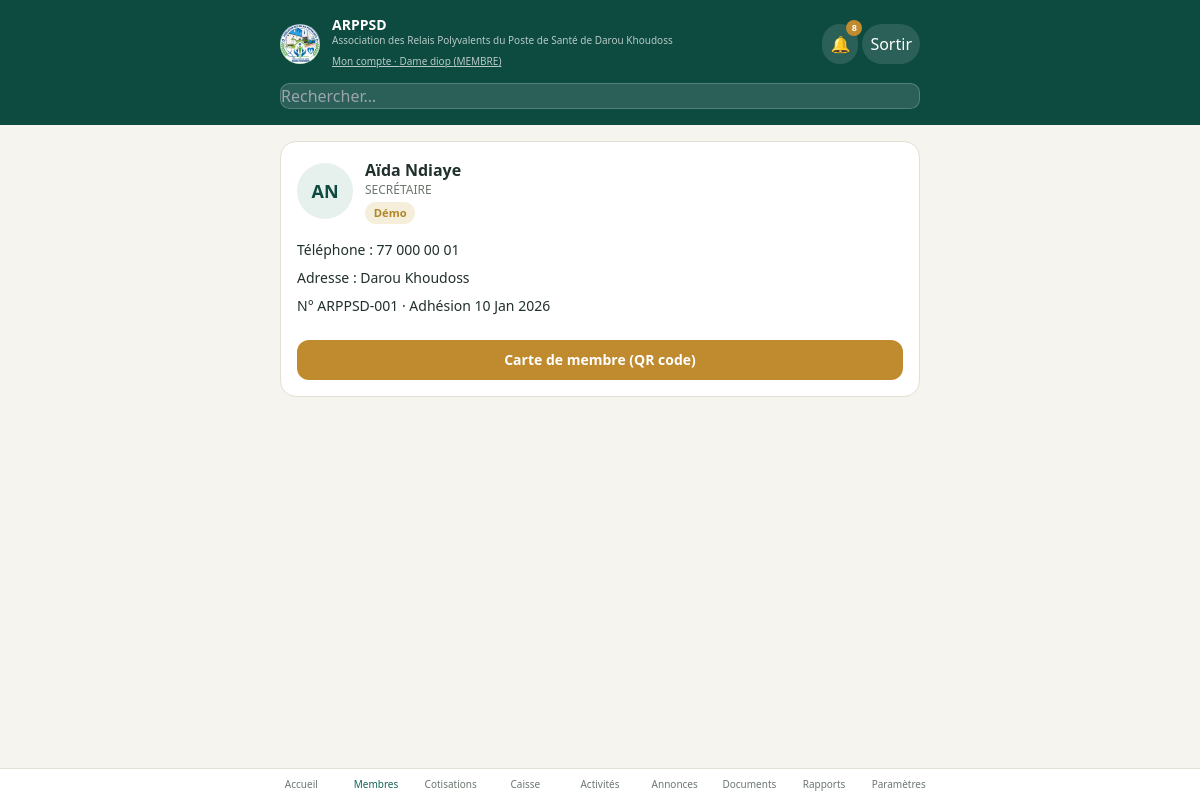
/membres/0fe36c79b660 (signed in), run on the app's committed database.
### tables this page shows
CREATE TABLE setting (
    key TEXT PRIMARY KEY,
    value TEXT
);

CREATE TABLE member (
    id TEXT PRIMARY KEY,
    first_name TEXT NOT NULL,
    last_name TEXT NOT NULL,
    phone TEXT, address TEXT, fonction TEXT DEFAULT 'MEMBRE',
    member_code TEXT, join_date TEXT, status TEXT DEFAULT 'actif',
    notes TEXT, is_demo INTEGER DEFAULT 0, password_hash TEXT
);

### app.py (the view)
@app.route("/membres/<mid>")
@login_required
def member_detail(mid):
    member = db.get_member(mid)
    contribs = db.get_contributions_for_member(mid)[:8]
    return render_template("member_detail.html", member=member, contribs=contribs,
                            status=compute_member_status(member))

### app.py (called while the page is built)
@app.after_request
def backup_db_after_write(response):
    if request.method == "POST" and response.status_code < 400 and gdrive.is_configured():
        try:
            gdrive.backup_db_file(db.DB_PATH)
        except Exception:
            pass
    return response

def get_permissions():
    return db.get_setting("permissions", DEFAULT_PERMISSIONS)

def current_user():
    uid = session.get("user_id")
    if not uid:
        return None
    m = db.get_member(uid)
    if not m or m.status != "actif":
        session.clear()
        return None
    return {"id": m.id, "name": m.full_name, "role": m.fonction}

def current_perms():
    user = current_user()
    if not user:
        return {}
    return get_permissions().get(user["role"], {})

def login_required(fn):
    @wraps(fn)
    def wrapper(*args, **kwargs):
        if not current_user():
            return redirect(url_for("login"))
        return fn(*args, **kwargs)
    return wrapper

def compute_member_status(member, year=None):
    year = year or date.today().year
    current_month = date.today().month
    join_year = member.join_date.year if member.join_date else year
    start_month = member.join_date.month if (member.join_date and join_year == year) else 1
    expected = max(current_month - start_month + 1, 0) if join_year <= year else 0
    paid = db.count_contributions_for_member(member.id, year)
    if expected == 0:
        return "à jour"
    if paid >= expected:
        return "à jour"
    if paid > 0:
        return "partiel"
    return "retard"

@app.context_processor
def inject_globals():
    user = current_user()
    unread = db.count_unread_notifications(user["id"], user["role"]) if user else 0
    return dict(
        current_user=user,
        perms=current_perms(),
        org_name=db.get_setting("org_name", "Association des Relais Polyvalents du Poste de Santé de Darou Khoudoss"),
        org_acronym=db.get_setting("org_acronym", "ARPPSD"),
        MONTHS_FR=MONTHS_FR,
        unread_notifications=unread,
    )

### db.py (called while the page is built)
def get_db():
    if "db" not in g:
        g.db = sqlite3.connect(DB_PATH)
        g.db.row_factory = sqlite3.Row
        g.db.execute("PRAGMA foreign_keys = ON")
    return g.db

def _parse_date(value):
    if not value:
        return None
    return datetime.strptime(value, "%Y-%m-%d").date()

def row_to_contribution(r):
    if r is None:
        return None
    d = Row(dict(r))
    d.date_paid = _parse_date(d.get("date_paid"))
    return d

### templates/member_detail.html (shortened to what this page needs)
{% extends "base.html" %}
{% set active_nav = "members" %}
{% block content %}
<div class="card">
  <div class="flex items-center gap-3 mb-4">
    <div class="w-14 h-14 rounded-full flex items-center justify-center text-lg font-bold" style="background:var(--primary-light); color:var(--primary-dark);">
      {{ member.first_name[0] }}{{ member.last_name[0] }}
    </div>
    <div>
      <div class="font-bold">{{ member.first_name }} {{ member.last_name }}</div>
      <div class="text-xs" style="color:var(--muted)">{{ member.fonction }}</div>
      {% if member.is_demo %}<span class="badge badge-warning mt-1">Démo</span>{% endif %}
    </div>
  </div>
  <div class="space-y-2 text-sm mb-4">
    <div>Téléphone : {{ member.phone or '—' }}</div>
    <div>Adresse : {{ member.address or '—' }}</div>
    <div>N° {{ member.member_code }} · Adhésion {{ member.join_date.strftime('%d %b %Y') if member.join_date else '—' }}</div>
  </div>
  <a href="{{ url_for('member_card', mid=member.id) }}" class="btn btn-accent w-full mt-2">Carte de membre (QR code)</a>
</div>
{% endblock %}

### templates/base.html (shortened to what this page needs)
<!DOCTYPE html>
<html lang="fr">
<head>
  <script src="https://cdn.tailwindcss.com"></script>
</head>
<body class="min-h-screen flex flex-col">
  {% if current_user %}
  <div style="background: var(--primary-dark);" class="text-white">
    <div class="max-w-2xl mx-auto px-4 pt-4 pb-3 flex items-center justify-between">
      <div class="flex items-center gap-3">
        <img src="{{ url_for('static', filename='logo.jpg') }}" alt="Logo {{ org_acronym }}"
             class="w-10 h-10 rounded-full object-cover flex-shrink-0">
        <div>
          <div class="font-bold text-sm leading-tight">{{ org_acronym }}</div>
          <div class="text-[10px] opacity-70 leading-snug">{{ org_name }}</div>
          <a href="{{ url_for('my_account') }}" class="text-[10px] underline opacity-70">Mon compte · {{ current_user.name }} ({{ current_user.role }})</a>
        </div>
      </div>
      <div class="flex items-center gap-1 flex-shrink-0">
        <a href="{{ url_for('notifications') }}" class="p-2 rounded-full relative" style="background: rgba(255,255,255,.12);" aria-label="Notifications">
          🔔
          {% if unread_notifications %}
          <span class="absolute -top-1 -right-1 text-[9px] font-bold rounded-full w-4 h-4 flex items-center justify-center"
                style="background: var(--accent); color:#fff;">{{ unread_notifications if unread_notifications < 10 else '9+' }}</span>
          {% endif %}
        </a>
        <a href="{{ url_for('logout') }}" class="p-2 rounded-full" style="background: rgba(255,255,255,.12);">Sortir</a>
      </div>
    </div>
    <div class="max-w-2xl mx-auto px-4 pb-4">
      <form method="GET" action="{{ url_for('search') }}">
        <input name="q" placeholder="Rechercher…" value="{{ request.args.get('q', '') }}"
               style="background: rgba(255,255,255,.12); border:1px solid rgba(255,255,255,.2); color:#fff;">
      </form>
    </div>
  </div>
  {% endif %}
  <div class="flex-1 w-full max-w-2xl mx-auto px-4 pt-4 {% if current_user %}pb-28{% endif %}">
    {% block content %}{% endblock %}
  </div>
  {% if current_user %}
  <nav class="fixed bottom-0 left-0 right-0 flex" style="background: var(--surface); border-top:1px solid var(--border);">
    <div class="flex mx-auto max-w-2xl w-full overflow-x-auto">
      {% set nav_items = [
        ('dashboard', 'Accueil', url_for('dashboard')),
        ('members', 'Membres', url_for('members')),
        ('contributions', 'Cotisations', url_for('contributions')),
        ('caisse', 'Caisse', url_for('caisse')),
        ('activities', 'Activités', url_for('activities')),
        ('announcements', 'Annonces', url_for('announcements')),
        ('documents', 'Documents', url_for('documents')),
        ('reports', 'Rapports', url_for('reports')),
        ('settings', 'Paramètres', url_for('settings_view')),
      ] %}
      {% for key, label, href in nav_items %}
        <a href="{{ href }}" class="navlink flex flex-col items-center justify-center gap-0.5 py-2 flex-1 min-w-[64px] text-[10px] font-medium {% if active_nav == key %}active{% endif %}">
          {{ label }}
        </a>
      {% endfor %}
    </div>
  </nav>
  {% endif %}
</body>
</html>

### templates/base.html (style rules this page uses)
:root { --bg:#F6F4EE; --surface:#FFFFFF; --primary:#146356; --primary-dark:#0D4A40; --primary-light:#E6F0ED; --accent:#C08A2E; --accent-light:#F5EBD8; --ink:#20302C; --muted:#6C776F; --border:#E2DFD3; --danger:#B14A3D; --danger-light:#F7E9E6; --success:#2E7D53; --success-light:#E5F2EA; --warning:#B08628; --warning-light:#F5EEDA; }
body { background: var(--bg); color: var(--ink); font-family: ui-sans-serif, system-ui, sans-serif; }
.card { background: var(--surface); border: 1px solid var(--border); border-radius: 1rem; padding: 1rem; }
.btn { display:inline-flex; align-items:center; justify-content:center; gap:.4rem; border-radius:.75rem; padding:.6rem 1rem; font-weight:600; font-size:.875rem; }
.btn-accent { background: var(--accent); color:#fff; }
.badge { display:inline-flex; align-items:center; padding:.15rem .55rem; border-radius:9999px; font-size:.7rem; font-weight:600; }
.badge-warning { background: var(--warning-light); color: var(--warning); }
input, select, textarea { width:100%; padding:.6rem .75rem; border-radius:.6rem; border:1px solid var(--border); background:#fff; font-size:.875rem; }
.navlink.active { color: var(--primary) !important; }
.navlink { color: var(--muted); }

### data on the page
setting: value "ARPPSD"
setting: value "Association des Relais Polyvalents du Poste de Santé de Darou Khoudoss"
member: role "MEMBRE"
member: first_name "A", last_name "N", first_name "Aïda", last_name "Ndiaye", fonction "SECRÉTAIRE", phone "77 000 00 01", address "Darou Khoudoss", member_code "ARPPSD-001", join_date "10 Jan 2026"

### other printed values
{{ current_user.name }} "Dame diop"
{{ unread_notifications if unread_notifications < 10 else '9+' }} "8"
{{ label }} "Accueil" "Membres" "Cotisations" "Caisse" "Activités" "Annonces" "Documents" "Rapports" "Paramètres"
